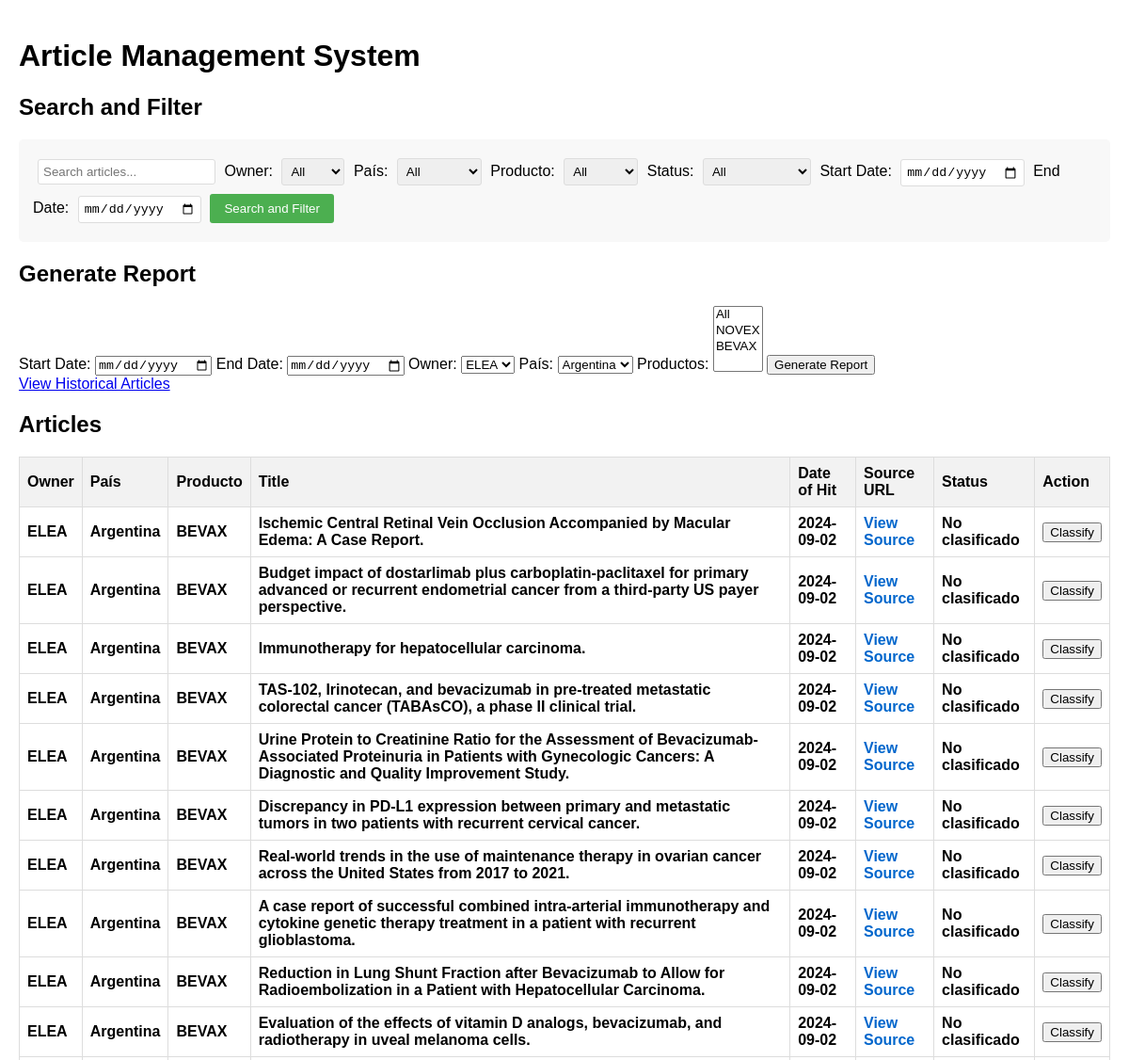
Before: / (upper part) with the older database file.
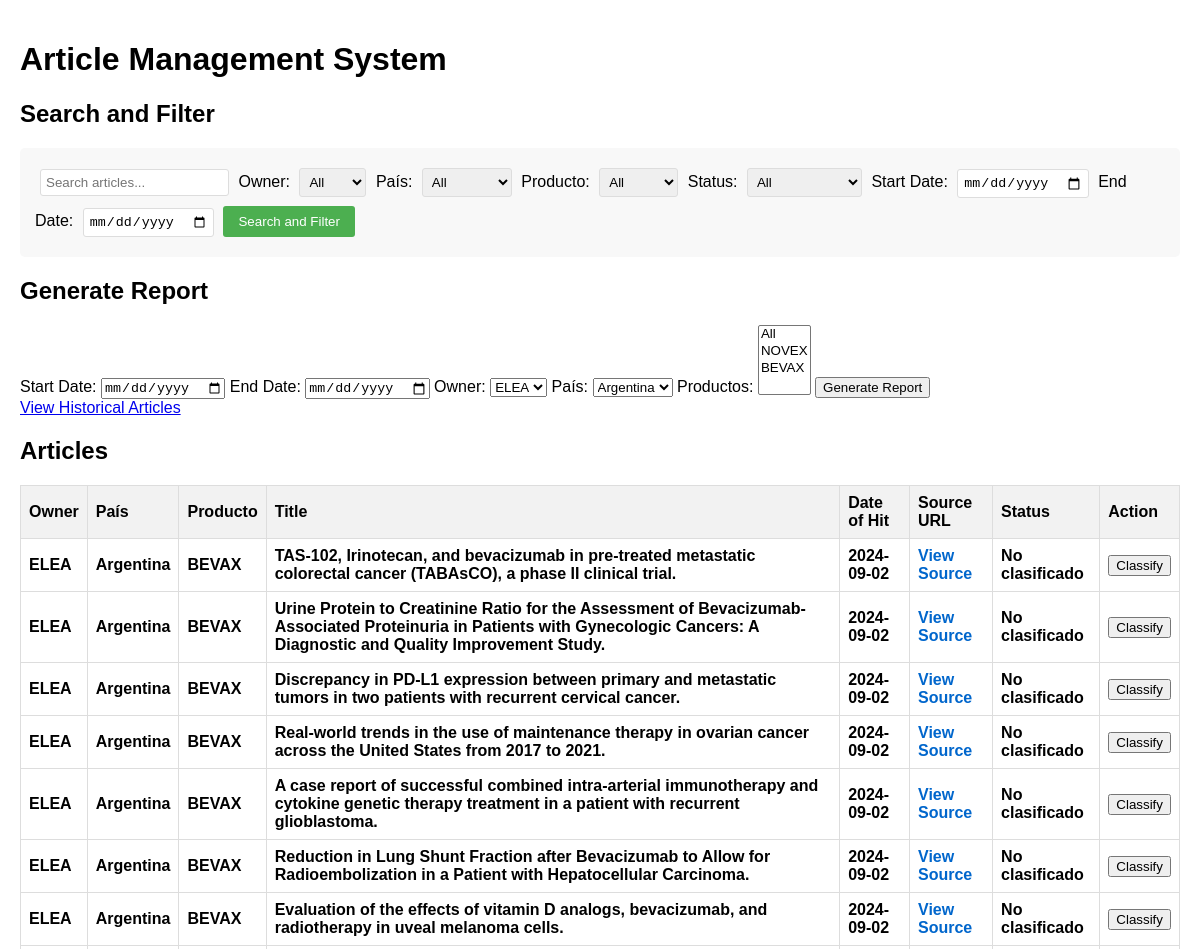
After: the same page with the newer database file.
### models.py (models this page shows)
class Article(db.Model):
    id = db.Column(db.Integer, primary_key=True)
    articleSourceId = db.Column(db.String(255), nullable=False)
    sourceUrl = db.Column(db.String(255), nullable=False)
    title = db.Column(db.Text, nullable=False)
    englishAbstract = db.Column(db.Text)
    spanishAbstract = db.Column(db.Text)
    portugueseAbstract = db.Column(db.Text)
    owner = db.Column(db.String(255), nullable=False)
    pais = db.Column(db.String(255), nullable=False)
    producto = db.Column(db.String(255), nullable=False)
    dateOfHit = db.Column(db.Date, nullable=False)
    status = db.Column(db.String(20), default="No clasificado")
    is_historical = db.Column(db.Boolean, default=False)

### routes.py (the view, shortened to what this page needs)
@main.route('/')
def index():
    logging.debug("Entering index route")
    search_query = request.args.get('search', '')
    owner_filter = request.args.get('owner', '')
    pais_filter = request.args.get('pais', '')
    producto_filter = request.args.get('producto', '')
    status_filter = request.args.get('status', '')
    start_date = request.args.get('start_date', '')
    end_date = request.args.get('end_date', '')
    query = Article.query.filter_by(is_historical=False)
    if owner_filter:
        query = query.filter(Article.owner == owner_filter)
    if pais_filter:
        query = query.filter(Article.pais == pais_filter)
    if producto_filter:
        query = query.filter(Article.producto == producto_filter)
    if status_filter:
        query = query.filter(Article.status == status_filter)
    if start_date:
        query = query.filter(Article.dateOfHit >= datetime.strptime(start_date, '%Y-%m-%d').date())
    if end_date:
        query = query.filter(Article.dateOfHit <= datetime.strptime(end_date, '%Y-%m-%d').date())
    articles = query.all()
    logging.debug(f"Retrieved {len(articles)} articles from the database")
    owners = db.session.query(Article.owner.distinct()).all()
    paises = db.session.query(Article.pais.distinct()).all()
    productos = db.session.query(Article.producto.distinct()).all()
    logging.debug(f"Retrieved {len(owners)} owners, {len(paises)} paises, and {len(productos)} productos")
    return render_template('index.html', articles=articles, owners=owners, paises=paises, productos=productos,
                           search_query=search_query, owner_filter=owner_filter, pais_filter=pais_filter,
                           producto_filter=producto_filter, status_filter=status_filter,
                           start_date=start_date, end_date=end_date)

### templates/index.html (shortened to what this page needs)
{% extends "base.html" %}
{% block content %}
<h1>Article Management System</h1>
{% if not historical %}
<h2>Search and Filter</h2>
<form id="searchFilterForm" method="GET" action="{{ url_for('main.index') }}">
    <input type="text" name="search" placeholder="Search articles..." value="{{ search_query }}">
    <label for="owner">Owner:</label>
    <select name="owner">
        <option value="">All</option>
    </select>
    <label for="pais">País:</label>
    <select name="pais">
        <option value="">All</option>
    </select>
    <label for="producto">Producto:</label>
    <select name="producto">
        <option value="">All</option>
    </select>
    <label for="status">Status:</label>
    <select name="status">
        <option value="">All</option>
    </select>
    <label for="start_date">Start Date:</label>
    <input type="date" name="start_date" value="{{ start_date }}">
    <label for="end_date">End Date:</label>
    <input type="date" name="end_date" value="{{ end_date }}">
    <button type="submit">Search and Filter</button>
</form>
<h2>Generate Report</h2>
<form id="reportForm">
    <label for="start_date">Start Date:</label>
    <input type="date" id="start_date" name="start_date" required>
    <label for="end_date">End Date:</label>
    <input type="date" id="end_date" name="end_date" required>
    <label for="owner">Owner:</label>
    <select id="owner" name="owner" required>
        {% for owner in owners %}
        <option value="{{ owner[0] }}">{{ owner[0] }}</option>
        {% endfor %}
    </select>
    <label for="pais">País:</label>
    <select id="pais" name="pais" required>
        {% for pais in paises %}
        <option value="{{ pais[0] }}">{{ pais[0] }}</option>
        {% endfor %}
    </select>
    <label for="productos">Productos:</label>
    <select id="productos" name="productos[]" multiple required>
        <option value="All">All</option>
        {% for producto in productos %}
        <option value="{{ producto[0] }}">{{ producto[0] }}</option>
        {% endfor %}
    </select>
    <button type="submit">Generate Report</button>
</form>
<a href="{{ url_for('main.historical') }}">View Historical Articles</a>
{% else %}
<a href="{{ url_for('main.index') }}">Back to Current Articles</a>
{% endif %}
<h2>{% if historical %}Historical {% endif %}Articles</h2>
<table>
    <thead>
        <tr>
            <th>Owner</th>
            <th>País</th>
            <th>Producto</th>
            <th>Title</th>
            <th>Date of Hit</th>
            <th>Source URL</th>
            <th>Status</th>
            {% if not historical %}
            <th>Action</th>
            {% endif %}
        </tr>
    </thead>
    <tbody>
        {% for article in articles %}
        <tr data-id="{{ article.id }}" class="{% if article.status == 'No clasificado' %}bold{% elif article.status == 'Relevante' %}relevante{% elif article.status == 'Reportable' %}reportable{% endif %}">
            <td>{{ article.owner }}</td>
            <td>{{ article.pais }}</td>
            <td>{{ article.producto }}</td>
            <td>{{ article.title }}</td>
            <td>{{ article.dateOfHit }}</td>
            <td><a href="{{ article.sourceUrl }}" target="_blank" class="source-link">View Source</a></td>
            <td>{{ article.status }}</td>
            {% if not historical %}
            <td><button class="classify-btn" data-id="{{ article.id }}">Classify</button></td>
            {% endif %}
        </tr>
        {% endfor %}
    </tbody>
</table>
{% endblock %}

### templates/base.html (shortened to what this page needs)
<!DOCTYPE html>
<html lang="en">
<head>
    <link rel="stylesheet" href="{{ url_for('static', filename='css/styles.css') }}">
</head>
<body>
    {% block content %}{% endblock %}
</body>
</html>

### static/css/styles.css (style rules this page uses)
body { font-family: Arial, sans-serif; margin: 0; padding: 20px; }
table { width: 100%; border-collapse: collapse; margin-top: 20px; }
th, td { border: 1px solid #ddd; padding: 8px; text-align: left; }
th { background-color: #f2f2f2; }
.bold { font-weight: bold; }
.source-link { color: #0066cc; text-decoration: none; }
#searchFilterForm { background-color: #f8f8f8; padding: 15px; border-radius: 5px; margin-bottom: 20px; }
#searchFilterForm input[type="text"], #searchFilterForm select, #searchFilterForm input[type="date"] { margin: 5px; padding: 5px; border: 1px solid #ddd; border-radius: 3px; }
#searchFilterForm button { background-color: #4CAF50; color: white; padding: 8px 15px; border: none; border-radius: 3px; cursor: pointer; }

Changed rows visible on the page:
no longer on this page (row edited): Article: owner "ELEA", pais "Argentina", producto "BEVAX", title "Ischemic Central Retinal Vein Occlusion Accompanied by Macular Edema: A Case Report.", dateOfHit "2024-09-02", status "No clasificado"
no longer on this page (row edited): Article: owner "ELEA", pais "Argentina", producto "BEVAX", title "Budget impact of dostarlimab plus carboplatin-paclitaxel for primary advanced or recurrent endometrial cancer from a third-party US payer perspective.", dateOfHit "2024-09-02", status "No clasificado"
no longer on this page (row edited): Article: owner "ELEA", pais "Argentina", producto "BEVAX", title "Immunotherapy for hepatocellular carcinoma.", dateOfHit "2024-09-02", status "No clasificado"
